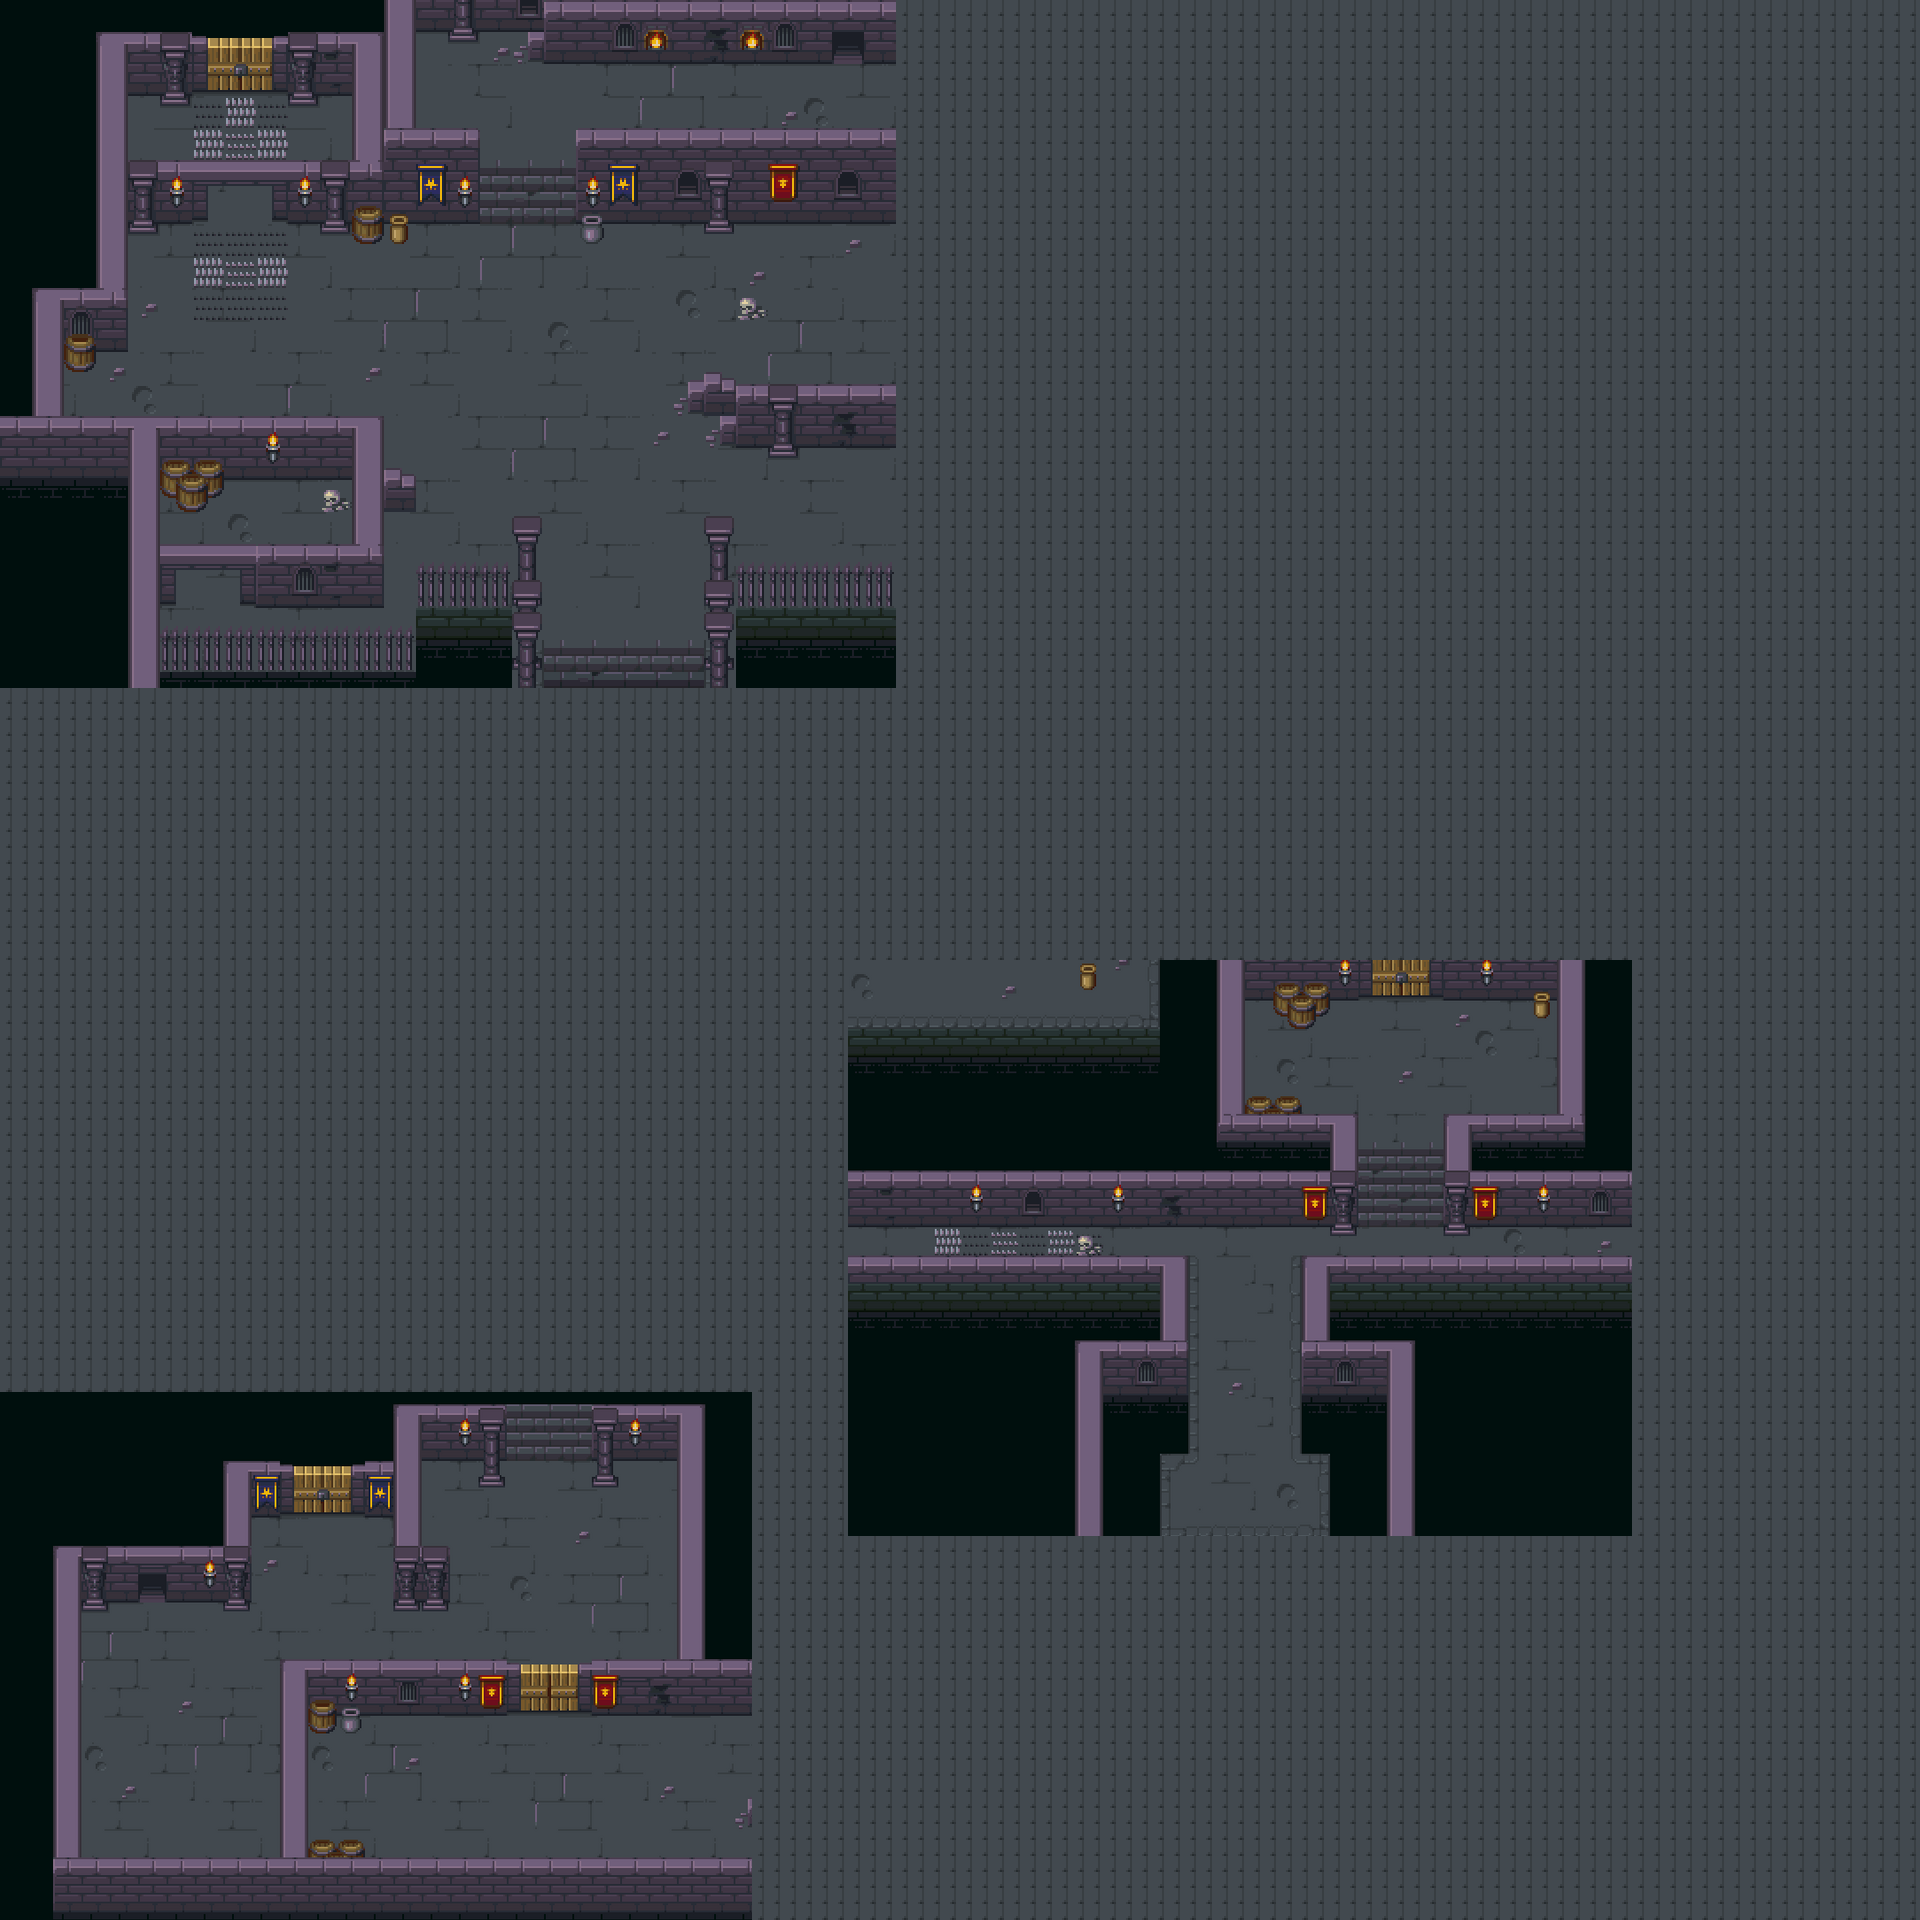

A level layout from a 2D game, rendered from its tile map. Below: a short description, then the map file with tile-grid data replaced by summaries:
An orthogonal 120x120 tile map with 16x16 px tiles, 2 tile layers (ground, wall), 4 tilesets.

<map version="1.8" tiledversion="1.8.4" orientation="orthogonal" renderorder="right-down" width="120" height="120" tilewidth="16" tileheight="16" infinite="0" nextlayerid="3" nextobjectid="1">
 <tileset firstgid="1" name="Lydx4p" tilewidth="16" tileheight="16" tilecount="2464" columns="56">
  <image source="../dungeon/Lydx4p.png" width="896" height="704" />
 </tileset>
 <tileset firstgid="2465" name="K2F11v" tilewidth="16" tileheight="16" tilecount="1862" columns="49">
  <image source="../dungeon/K2F11v.png" width="794" height="623" />
 </tileset>
 <tileset firstgid="4327" name="eMMKz6" tilewidth="16" tileheight="16" tilecount="1862" columns="49">
  <image source="../dungeon/eMMKz6.png" width="794" height="623" />
 </tileset>
 <tileset firstgid="6189" name="ZDhhzc" tilewidth="16" tileheight="16" tilecount="1862" columns="49">
  <image source="../dungeon/ZDhhzc.png" width="794" height="623" />
 </tileset>
 <layer id="1" name="ground" width="120" height="120">
  <data>[14400 cells, 14400 non-empty, 1 distinct tile ids]</data>
 </layer>
 <layer id="2" name="wall" width="120" height="120">
  <data>[14400 cells, 5723 non-empty, 5723 distinct tile ids]</data>
 </layer>
</map>
